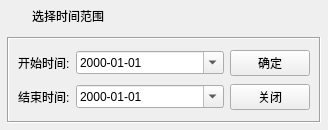
<?xml version="1.0" encoding="UTF-8"?>
<ui version="4.0">
 <class>frmSelect</class>
 <widget class="QWidget" name="frmSelect">
  <property name="geometry">
   <rect>
    <x>0</x>
    <y>0</y>
    <width>328</width>
    <height>130</height>
   </rect>
  </property>
  <property name="styleSheet">
   <string notr="true"/>
  </property>
  <layout class="QVBoxLayout" name="verticalLayout">
   <property name="spacing">
    <number>0</number>
   </property>
   <property name="leftMargin">
    <number>1</number>
   </property>
   <property name="topMargin">
    <number>1</number>
   </property>
   <property name="rightMargin">
    <number>1</number>
   </property>
   <property name="bottomMargin">
    <number>1</number>
   </property>
   <item>
    <widget class="QWidget" name="widget_title" native="true">
     <property name="sizePolicy">
      <sizepolicy hsizetype="Preferred" vsizetype="Fixed">
       <horstretch>0</horstretch>
       <verstretch>0</verstretch>
      </sizepolicy>
     </property>
     <property name="minimumSize">
      <size>
       <width>0</width>
       <height>30</height>
      </size>
     </property>
     <layout class="QHBoxLayout" name="horizontalLayout_2">
      <property name="spacing">
       <number>0</number>
      </property>
      <property name="leftMargin">
       <number>0</number>
      </property>
      <property name="topMargin">
       <number>0</number>
      </property>
      <property name="rightMargin">
       <number>0</number>
      </property>
      <property name="bottomMargin">
       <number>0</number>
      </property>
      <item>
       <widget class="QLabel" name="lab_Ico">
        <property name="sizePolicy">
         <sizepolicy hsizetype="Minimum" vsizetype="Preferred">
          <horstretch>0</horstretch>
          <verstretch>0</verstretch>
         </sizepolicy>
        </property>
        <property name="minimumSize">
         <size>
          <width>31</width>
          <height>0</height>
         </size>
        </property>
        <property name="text">
         <string/>
        </property>
        <property name="alignment">
         <set>Qt::AlignCenter</set>
        </property>
       </widget>
      </item>
      <item>
       <widget class="QLabel" name="lab_Title">
        <property name="sizePolicy">
         <sizepolicy hsizetype="Expanding" vsizetype="Preferred">
          <horstretch>0</horstretch>
          <verstretch>0</verstretch>
         </sizepolicy>
        </property>
        <property name="styleSheet">
         <string notr="true"/>
        </property>
        <property name="text">
         <string>选择时间范围</string>
        </property>
        <property name="alignment">
         <set>Qt::AlignLeading|Qt::AlignLeft|Qt::AlignVCenter</set>
        </property>
       </widget>
      </item>
      <item>
       <widget class="QWidget" name="widget_menu" native="true">
        <property name="sizePolicy">
         <sizepolicy hsizetype="Minimum" vsizetype="Preferred">
          <horstretch>0</horstretch>
          <verstretch>0</verstretch>
         </sizepolicy>
        </property>
        <layout class="QHBoxLayout" name="horizontalLayout">
         <property name="spacing">
          <number>0</number>
         </property>
         <property name="leftMargin">
          <number>0</number>
         </property>
         <property name="topMargin">
          <number>0</number>
         </property>
         <property name="rightMargin">
          <number>0</number>
         </property>
         <property name="bottomMargin">
          <number>0</number>
         </property>
         <item>
          <widget class="QPushButton" name="btnMenu_Close">
           <property name="sizePolicy">
            <sizepolicy hsizetype="Minimum" vsizetype="Expanding">
             <horstretch>0</horstretch>
             <verstretch>0</verstretch>
            </sizepolicy>
           </property>
           <property name="minimumSize">
            <size>
             <width>35</width>
             <height>0</height>
            </size>
           </property>
           <property name="maximumSize">
            <size>
             <width>35</width>
             <height>16777215</height>
            </size>
           </property>
           <property name="cursor">
            <cursorShape>ArrowCursor</cursorShape>
           </property>
           <property name="focusPolicy">
            <enum>Qt::NoFocus</enum>
           </property>
           <property name="toolTip">
            <string>关闭</string>
           </property>
           <property name="text">
            <string/>
           </property>
           <property name="flat">
            <bool>true</bool>
           </property>
          </widget>
         </item>
        </layout>
       </widget>
      </item>
     </layout>
    </widget>
   </item>
   <item>
    <widget class="QWidget" name="widget_main" native="true">
     <property name="styleSheet">
      <string notr="true"/>
     </property>
     <layout class="QVBoxLayout" name="verticalLayout_2">
      <property name="spacing">
       <number>6</number>
      </property>
      <property name="leftMargin">
       <number>6</number>
      </property>
      <property name="topMargin">
       <number>6</number>
      </property>
      <property name="rightMargin">
       <number>6</number>
      </property>
      <property name="bottomMargin">
       <number>6</number>
      </property>
      <item>
       <widget class="QFrame" name="frame">
        <property name="styleSheet">
         <string notr="true"/>
        </property>
        <property name="frameShape">
         <enum>QFrame::Box</enum>
        </property>
        <property name="frameShadow">
         <enum>QFrame::Sunken</enum>
        </property>
        <layout class="QGridLayout" name="gridLayout">
         <item row="0" column="0">
          <widget class="QLabel" name="labStart">
           <property name="focusPolicy">
            <enum>Qt::TabFocus</enum>
           </property>
           <property name="text">
            <string>开始时间:</string>
           </property>
          </widget>
         </item>
         <item row="0" column="2">
          <widget class="QPushButton" name="btnOk">
           <property name="minimumSize">
            <size>
             <width>80</width>
             <height>0</height>
            </size>
           </property>
           <property name="cursor">
            <cursorShape>PointingHandCursor</cursorShape>
           </property>
           <property name="focusPolicy">
            <enum>Qt::StrongFocus</enum>
           </property>
           <property name="text">
            <string>确定</string>
           </property>
           <property name="icon">
            <iconset resource="../other/main.qrc">
             <normaloff>:/image/btn_ok.png</normaloff>:/image/btn_ok.png</iconset>
           </property>
           <property name="iconSize">
            <size>
             <width>18</width>
             <height>18</height>
            </size>
           </property>
          </widget>
         </item>
         <item row="1" column="0">
          <widget class="QLabel" name="labEnd">
           <property name="focusPolicy">
            <enum>Qt::TabFocus</enum>
           </property>
           <property name="text">
            <string>结束时间:</string>
           </property>
          </widget>
         </item>
         <item row="1" column="2">
          <widget class="QPushButton" name="btnClose">
           <property name="minimumSize">
            <size>
             <width>80</width>
             <height>0</height>
            </size>
           </property>
           <property name="cursor">
            <cursorShape>PointingHandCursor</cursorShape>
           </property>
           <property name="focusPolicy">
            <enum>Qt::StrongFocus</enum>
           </property>
           <property name="text">
            <string>关闭</string>
           </property>
           <property name="icon">
            <iconset resource="../other/main.qrc">
             <normaloff>:/image/btn_close.png</normaloff>:/image/btn_close.png</iconset>
           </property>
           <property name="iconSize">
            <size>
             <width>18</width>
             <height>18</height>
            </size>
           </property>
          </widget>
         </item>
         <item row="0" column="1">
          <widget class="QDateTimeEdit" name="dateStart">
           <property name="sizePolicy">
            <sizepolicy hsizetype="Expanding" vsizetype="Fixed">
             <horstretch>0</horstretch>
             <verstretch>0</verstretch>
            </sizepolicy>
           </property>
           <property name="displayFormat">
            <string>yyyy-MM-dd</string>
           </property>
           <property name="calendarPopup">
            <bool>true</bool>
           </property>
          </widget>
         </item>
         <item row="1" column="1">
          <widget class="QDateTimeEdit" name="dateEnd">
           <property name="sizePolicy">
            <sizepolicy hsizetype="Expanding" vsizetype="Fixed">
             <horstretch>0</horstretch>
             <verstretch>0</verstretch>
            </sizepolicy>
           </property>
           <property name="displayFormat">
            <string>yyyy-MM-dd</string>
           </property>
           <property name="calendarPopup">
            <bool>true</bool>
           </property>
          </widget>
         </item>
        </layout>
       </widget>
      </item>
     </layout>
    </widget>
   </item>
  </layout>
 </widget>
 <tabstops>
  <tabstop>labStart</tabstop>
  <tabstop>labEnd</tabstop>
  <tabstop>dateStart</tabstop>
  <tabstop>dateEnd</tabstop>
  <tabstop>btnOk</tabstop>
  <tabstop>btnClose</tabstop>
 </tabstops>
 <resources>
  <include location="../other/main.qrc"/>
 </resources>
 <connections/>
</ui>
